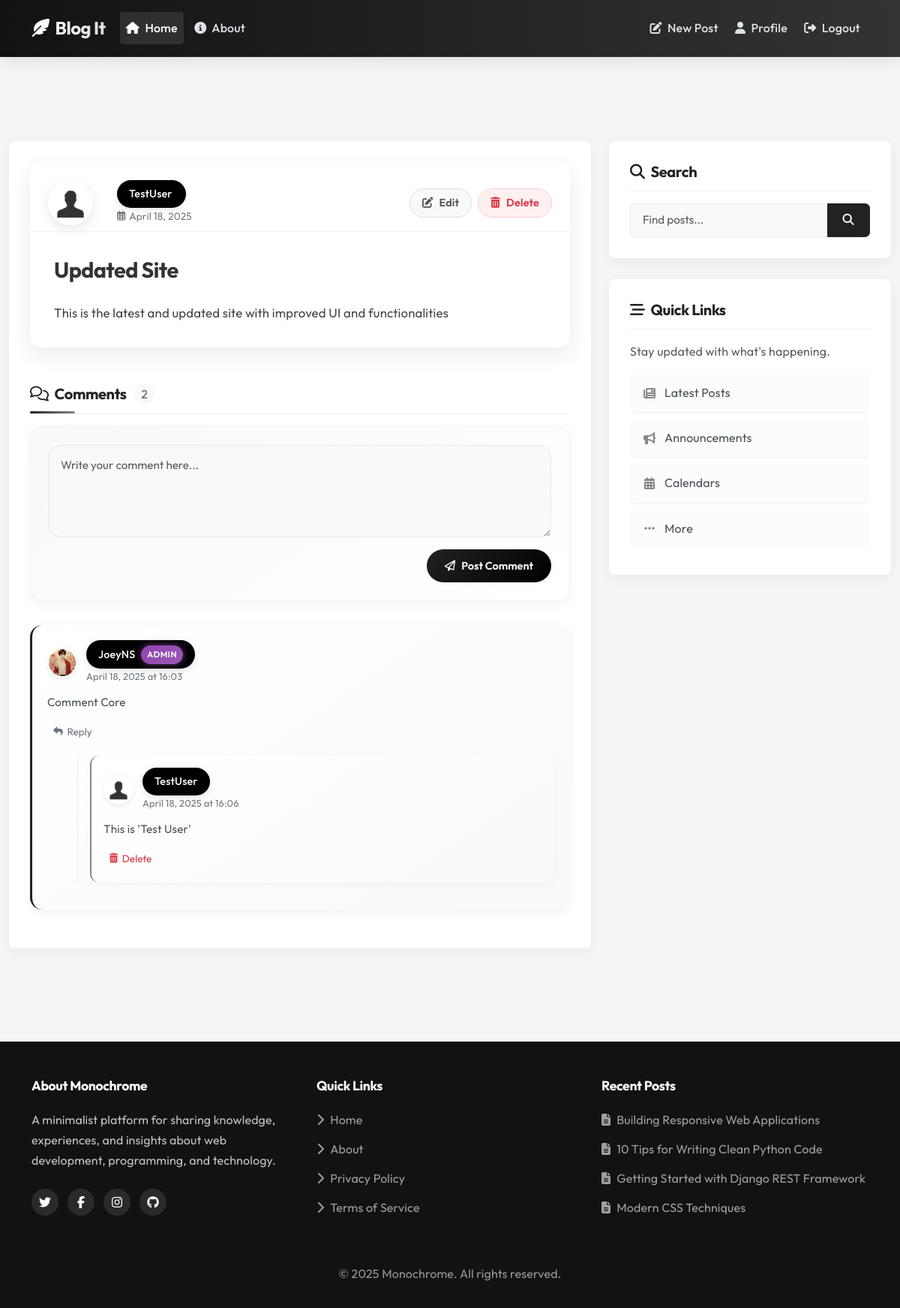
/post/4/ (signed in), run on the app's committed database.
### blog/models.py (models this page shows, shortened)
class Post(models.Model):
    title = models.CharField(max_length=100)
    content = models.TextField()
    description = models.TextField(max_length=100, blank=True, help_text="A brief description to attract readers. If left empty, a generic description will be displayed.")
    date_posted = models.DateTimeField(default=timezone.now)
    author = models.ForeignKey(User, on_delete=models.CASCADE)
    slug = models.SlugField(max_length=100, unique=True, blank=True)
    tags = models.ManyToManyField(Tag, related_name='posts', blank=True)

class Comment(models.Model):
    post = models.ForeignKey(Post, on_delete=models.CASCADE, related_name='comments')
    author = models.ForeignKey(User, on_delete=models.CASCADE)
    content = models.TextField()
    date_posted = models.DateTimeField(default=timezone.now)
    parent = models.ForeignKey('self', on_delete=models.CASCADE, null=True, blank=True, related_name='replies')
    class Meta:
        ordering = ['-date_posted']

### users/models.py (models this page shows, shortened)
class Profile(models.Model):
    user = models.OneToOneField(User, on_delete=models.CASCADE)
    image = models.ImageField(default='default.jpg', upload_to='profile_pics')

### blog/views.py (the view)
# urls.py: path('post/<int:pk>/', PostDetailView.as_view(), name='post-detail'),
class PostDetailView(DetailView):
    model = Post
    def get_context_data(self, **kwargs):
        context = super().get_context_data(**kwargs)
        context['comment_form'] = CommentForm()
        return context

### blog/forms.py
class CommentForm(forms.ModelForm):
    content = forms.CharField(
        label='',
        widget=forms.Textarea(
            attrs={
                'class': 'form-control',
                'placeholder': 'Write your comment here...',
                'rows': 4,
                'style': 'border-radius: 16px; background-color: #f8f9fa; padding: 15px;'
            }
        )
    )
    class Meta:
        model = Comment
        fields = ['content']

### blog/context_processors.py (called while the page is built)
def popular_tags(request):
    tags = Tag.objects.annotate(post_count=Count('posts')).order_by('-post_count')[:5]
    return {'popular_tags': tags}

### blog/templates/blog/post_detail.html (shortened to what this page needs)
{% extends "blog/base.html" %}
{% block content%}
<div class="post-container">
    <div class="post-header">
        <div class="post-author">
            <img class="rounded-circle article-img" src="{{ object.author.profile.image.url }}" alt="{{ object.author }}'s profile">
            <div class="author-info">
                {% if user.is_authenticated and object.author == user %}
                <a class="username-box" href="{% url 'profile' %}">{{ object.author }}
                </a>
                {% else %}
                <a class="username-box" href="{% url 'user-profile' object.author.username %}">{{ object.author }}
                    {% if object.author.is_staff %}<span class="admin-badge">admin</span>{% endif %}
                </a>
                {% endif %}
                <div class="post-date">
                    <i class="far fa-calendar-alt"></i> {{ object.date_posted|date:"F d, Y" }}
                </div>
            </div>
        </div>
        {%if object.author == user%}
        <div class="post-actions">
            <a class="post-action-btn btn-update" href="{% url 'post-update' object.id%}">
                <i class="fas fa-edit"></i> Edit
            </a>
            <a class="post-action-btn btn-delete" href="{% url 'post-delete' object.id %}">
                <i class="fas fa-trash-alt"></i> Delete
            </a>
        </div>
        {%endif%}
    </div>
    <div class="post-content-container">
        <h1 class="post-title">{{ object.title }}</h1>
        <div class="post-content">{{ object.content }}</div>
    </div>
</div>
<div class="comments-section">
    <h3 class="comments-title">
        <i class="far fa-comments me-2"></i>
        Comments
        <span class="comment-count">
            {{ object.comments.count }}
        </span>
    </h3>
    {% if user.is_authenticated %}
    <div class="comment-form-container">
        <form method="POST" action="{% url 'add-comment' object.id %}">
            {{ comment_form }}
            <div class="d-flex justify-content-end mt-3">
                <button type="submit" class="comment-form-btn">
                    <i class="far fa-paper-plane"></i> Post Comment
                </button>
            </div>
        </form>
    </div>
    {% else %}
    <div class="alert-login">
        <i class="fas fa-info-circle"></i>
        <div>Please <a href="{% url 'login' %}">login</a> to leave a comment.</div>
    </div>
    {% endif %}
    {% if object.comments.exists %}
        {% for comment in object.comments.all %}
            {% if not comment.parent %}
            <div class="comment-card">
                <div class="comment-header">
                    <img class="comment-author-img" src="{{ comment.author.profile.image.url }}" alt="{{ comment.author }}'s profile image">
                    <div>
                        <a class="username-box" href="{% url 'user-profile' comment.author.username %}">{{ comment.author.username }}
                            {% if comment.author.is_staff %}<span class="admin-badge">admin</span>{% endif %}
                        </a>
                        <div class="comment-date">{{ comment.date_posted|date:"F d, Y" }} at {{ comment.date_posted|time:"H:i" }}</div>
                    </div>
                </div>
                <div class="comment-content">
                    {{ comment.content }}
                </div>
                <div class="comment-footer">
                    <div class="comment-actions">
                        {% if user.is_authenticated %}
                        <button class="comment-action-btn reply-toggle-btn" data-comment-id="{{ comment.id }}">
                            <i class="fas fa-reply"></i> Reply
                        </button>
                        {% endif %}
                    </div>
                </div>
                {% if comment.replies.exists %}
                <div class="replies-container mt-3">
                    {% for reply in comment.replies.all %}
                    <div class="reply-card">
                        <div class="comment-header">
                            <img class="comment-author-img" src="{{ reply.author.profile.image.url }}" alt="{{ reply.author }}'s profile image">
                            <div>
                                <a class="username-box" href="{% url 'user-profile' reply.author.username %}">{{ reply.author.username }}
                                </a>
                                <div class="comment-date">{{ reply.date_posted|date:"F d, Y" }} at {{ reply.date_posted|time:"H:i" }}</div>
                            </div>
                        </div>
                        <div class="comment-content">
                            {{ reply.content }}
                        </div>
                        {% if user.is_authenticated and reply.author == user %}
                        <div class="comment-footer">
                            <div class="comment-actions">
                                <form method="POST" action="{% url 'delete-comment' reply.id %}">
                                    <button type="submit" class="comment-action-btn text-danger" onclick="return confirm('Are you sure you want to delete this reply?');">
                                        <i class="fas fa-trash-alt"></i> Delete
                                    </button>
                                </form>
                            </div>
                        </div>
                        {% endif %}
                    </div>
                    {% endfor %}
                </div>
                {% endif %}
            </div>
            {% endif %}
        {% endfor %}
    {% else %}
        <div class="no-comments-message">
            <i class="far fa-comment-dots d-block"></i>
            <p>No comments yet. Be the first to share your thoughts!</p>
        </div>
    {% endif %}
</div>
{% endblock content%}

### blog/static/blog/main.css (style rules this page uses)
body { background: #fafafa; color: #333333; margin-top: 5rem; }
h1, h2, h3, h4, h5, h6 { color: #444444; }
.article-img { height: 65px; width: 65px; margin-right: 16px; }

### blog/templates/blog/base.html (style rules this page uses)
:root { --primary: #222222; --primary-hover: #000000; --accent: #888888; --accent-hover: #666666; --secondary: #505050; --success: #2c6e49; --danger: #c1121f; --warning: #cc9700; --info: #4a6fa5; --light: #f8f9fa; --dark: #121212; --gray-100: #f8f9fa; --gray-200: #e9ecef; --gray-300: #dee2e6; --gray-400: #ced4da; --gray-500: #adb5bd; --gray-600: #6c757d; --gray-700: #495057; --gray-800: #343a40; --gray-900: #212529; --body-bg: #f5f5f5; --card-bg: #ffffff; --text-main: #212529; --text-secondary: #505050; --text-muted: #6c757d; --border-radius: 0.5rem; --box-shadow: 0 5px 15px rgba(0, 0, 0, 0.05); --transition: 0.2s ease-in-out; }
body { font-family: 'Outfit', sans-serif; background-color: var(--body-bg); color: var(--text-main); padding-top: 76px; line-height: 1.7; font-size: 1rem; letter-spacing: 0.01em; }
h1, h2, h3, h4, h5, h6 { color: var(--text-main); font-weight: 700; letter-spacing: -0.02em; line-height: 1.3; }
.content-section h3 { font-size: 1.25rem; font-weight: 700; margin-bottom: 1rem; padding-bottom: 0.75rem; border-bottom: 1px solid rgba(0, 0, 0, 0.06); color: var(--primary); }
a { color: var(--primary); text-decoration: none; transition: color 0.15s ease; }
.form-control { border-radius: 0.4rem; padding: 0.625rem 1rem; border: 1px solid rgba(0, 0, 0, 0.08); font-size: 0.95rem; transition: all 0.15s ease; background-color: var(--gray-100); }
.username-box { display: inline-flex; align-items: center; background-color: #000000; color: white; border-radius: 50px; padding: 0.4rem 1rem; margin-right: 0.5rem; font-weight: 500; font-size: 0.9rem; transition: all 0.2s ease; text-decoration: none; position: relative; box-shadow: 0 3px 10px rgba(0, 0, 0, 0.1); }
.admin-badge { display: inline-flex; align-items: center; background: linear-gradient(135deg, #8e44ad, #9b59b6); color: white; font-size: 0.7rem; padding: 0.2rem 0.5rem; border-radius: 50px; margin-left: 0.5rem; text-transform: uppercase; font-weight: 600; letter-spacing: 0.05em; box-shadow: 0 0 10px 1px rgba(155, 89, 182, 0.5); animation: glow 2s infinite alternate; }

### data on the page
Post: author.profile.image (placeholder picture), author "TestUser", date_posted "April 18, 2025", title "Updated Site", content "This is the latest and updated site with improved UI and functionalities", comments.count "2"
Comment: author.profile.image (picture), author.username "JoeyNS", shows "ADMIN", date_posted "April 18, 2025", date_posted "16:03", content "Comment Core"
Comment: author.profile.image (placeholder picture), author.username "TestUser", date_posted "April 18, 2025", date_posted "16:06", content "This is 'Test User'", shows "Delete"
